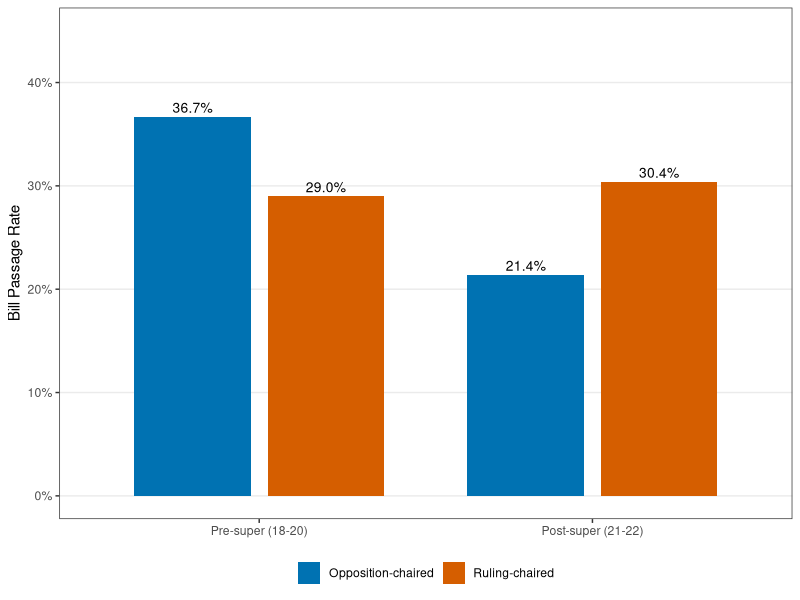
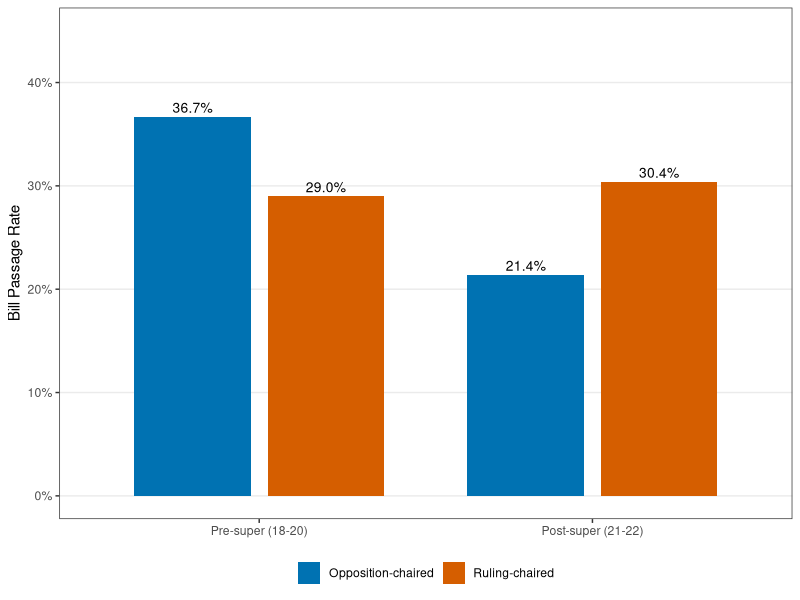

Reproduce these figures in R, in order.
# Auto-generated figure for article
Sys.setenv(KBL_DATA = "/Users/kyusik/kna/data/processed")
# Figure 2: Productivity sign reversal across pre/post supermajority
library(ggplot2)
df <- data.frame(
  era = c("Pre-super (18-20)","Pre-super (18-20)",
          "Post-super (21-22)","Post-super (21-22)"),
  chair_party = c("Opposition-chaired","Ruling-chaired",
                  "Opposition-chaired","Ruling-chaired"),
  rate = c(0.367, 0.290, 0.214, 0.304)
)
df$era <- factor(df$era, levels = c("Pre-super (18-20)", "Post-super (21-22)"))
ggplot(df, aes(x = era, y = rate, fill = chair_party)) +
  geom_col(position = position_dodge(width = 0.8), width = 0.7) +
  geom_text(aes(label = scales::percent(rate, accuracy = 0.1)),
            position = position_dodge(width = 0.8),
            vjust = -0.4, size = 3.5) +
  scale_fill_manual(values = c("Opposition-chaired" = "#0072B2",
                                "Ruling-chaired" = "#D55E00")) +
  scale_y_continuous(limits = c(0, 0.45),
                     labels = scales::percent_format(accuracy = 1)) +
  labs(x = NULL, y = "Bill Passage Rate", fill = NULL) +
  theme_bw(base_size = 11) +
  theme(legend.position = "bottom",
        panel.grid.minor = element_blank(),
        panel.grid.major.x = element_blank())
ggsave("/Users/kyusik/Desktop/kyusik-github/kna-research-agents/articles/figures/2026-04-29_r24/fig_2.pdf", width = 7, height = 4.5)
